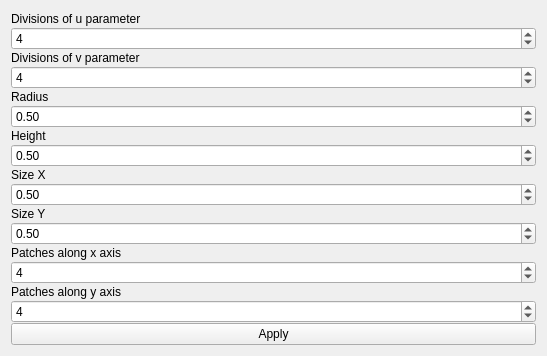
<?xml version="1.0" encoding="UTF-8"?>
<ui version="4.0">
 <class>FormBSSettings</class>
 <widget class="QWidget" name="FormBSSettings">
  <property name="windowModality">
   <enum>Qt::ApplicationModal</enum>
  </property>
  <property name="geometry">
   <rect>
    <x>0</x>
    <y>0</y>
    <width>547</width>
    <height>356</height>
   </rect>
  </property>
  <property name="windowTitle">
   <string>Edit surface</string>
  </property>
  <layout class="QGridLayout" name="gridLayout">
   <item row="0" column="0">
    <layout class="QVBoxLayout" name="verticalLayout">
     <property name="spacing">
      <number>0</number>
     </property>
     <item>
      <widget class="QLabel" name="label_u">
       <property name="text">
        <string>Divisions of u parameter</string>
       </property>
      </widget>
     </item>
     <item>
      <widget class="QSpinBox" name="spinBox_u">
       <property name="minimum">
        <number>1</number>
       </property>
       <property name="value">
        <number>4</number>
       </property>
      </widget>
     </item>
     <item>
      <widget class="QLabel" name="label_v">
       <property name="text">
        <string>Divisions of v parameter</string>
       </property>
      </widget>
     </item>
     <item>
      <widget class="QSpinBox" name="spinBox_V">
       <property name="minimum">
        <number>1</number>
       </property>
       <property name="value">
        <number>4</number>
       </property>
      </widget>
     </item>
     <item>
      <widget class="QLabel" name="label_r">
       <property name="text">
        <string>Radius</string>
       </property>
      </widget>
     </item>
     <item>
      <widget class="QDoubleSpinBox" name="doubleSpinBox_r">
       <property name="minimum">
        <double>0.010000000000000</double>
       </property>
       <property name="maximum">
        <double>10.000000000000000</double>
       </property>
       <property name="singleStep">
        <double>0.100000000000000</double>
       </property>
       <property name="value">
        <double>0.500000000000000</double>
       </property>
      </widget>
     </item>
     <item>
      <widget class="QLabel" name="label_h">
       <property name="text">
        <string>Height</string>
       </property>
      </widget>
     </item>
     <item>
      <widget class="QDoubleSpinBox" name="doubleSpinBox_h">
       <property name="minimum">
        <double>0.010000000000000</double>
       </property>
       <property name="maximum">
        <double>10.000000000000000</double>
       </property>
       <property name="singleStep">
        <double>0.100000000000000</double>
       </property>
       <property name="value">
        <double>0.500000000000000</double>
       </property>
      </widget>
     </item>
     <item>
      <widget class="QLabel" name="label_2">
       <property name="text">
        <string>Size X</string>
       </property>
      </widget>
     </item>
     <item>
      <widget class="QDoubleSpinBox" name="doubleSpinBox_sizeX">
       <property name="minimum">
        <double>0.010000000000000</double>
       </property>
       <property name="maximum">
        <double>10.000000000000000</double>
       </property>
       <property name="singleStep">
        <double>0.100000000000000</double>
       </property>
       <property name="value">
        <double>0.500000000000000</double>
       </property>
      </widget>
     </item>
     <item>
      <widget class="QLabel" name="label">
       <property name="text">
        <string>Size Y</string>
       </property>
      </widget>
     </item>
     <item>
      <widget class="QDoubleSpinBox" name="doubleSpinBox_sizeY">
       <property name="minimum">
        <double>0.010000000000000</double>
       </property>
       <property name="maximum">
        <double>10.000000000000000</double>
       </property>
       <property name="singleStep">
        <double>0.100000000000000</double>
       </property>
       <property name="value">
        <double>0.500000000000000</double>
       </property>
      </widget>
     </item>
     <item>
      <widget class="QLabel" name="label_x">
       <property name="text">
        <string>Patches along x axis</string>
       </property>
      </widget>
     </item>
     <item>
      <widget class="QSpinBox" name="spinBox_patchesX">
       <property name="minimum">
        <number>1</number>
       </property>
       <property name="value">
        <number>4</number>
       </property>
      </widget>
     </item>
     <item>
      <widget class="QLabel" name="label_y">
       <property name="text">
        <string>Patches along y axis</string>
       </property>
      </widget>
     </item>
     <item>
      <widget class="QSpinBox" name="spinBox_patchesY">
       <property name="minimum">
        <number>1</number>
       </property>
       <property name="value">
        <number>4</number>
       </property>
      </widget>
     </item>
     <item>
      <widget class="QPushButton" name="pushButton_BSSettings">
       <property name="text">
        <string>Apply</string>
       </property>
      </widget>
     </item>
    </layout>
   </item>
  </layout>
 </widget>
 <resources/>
 <connections/>
</ui>
